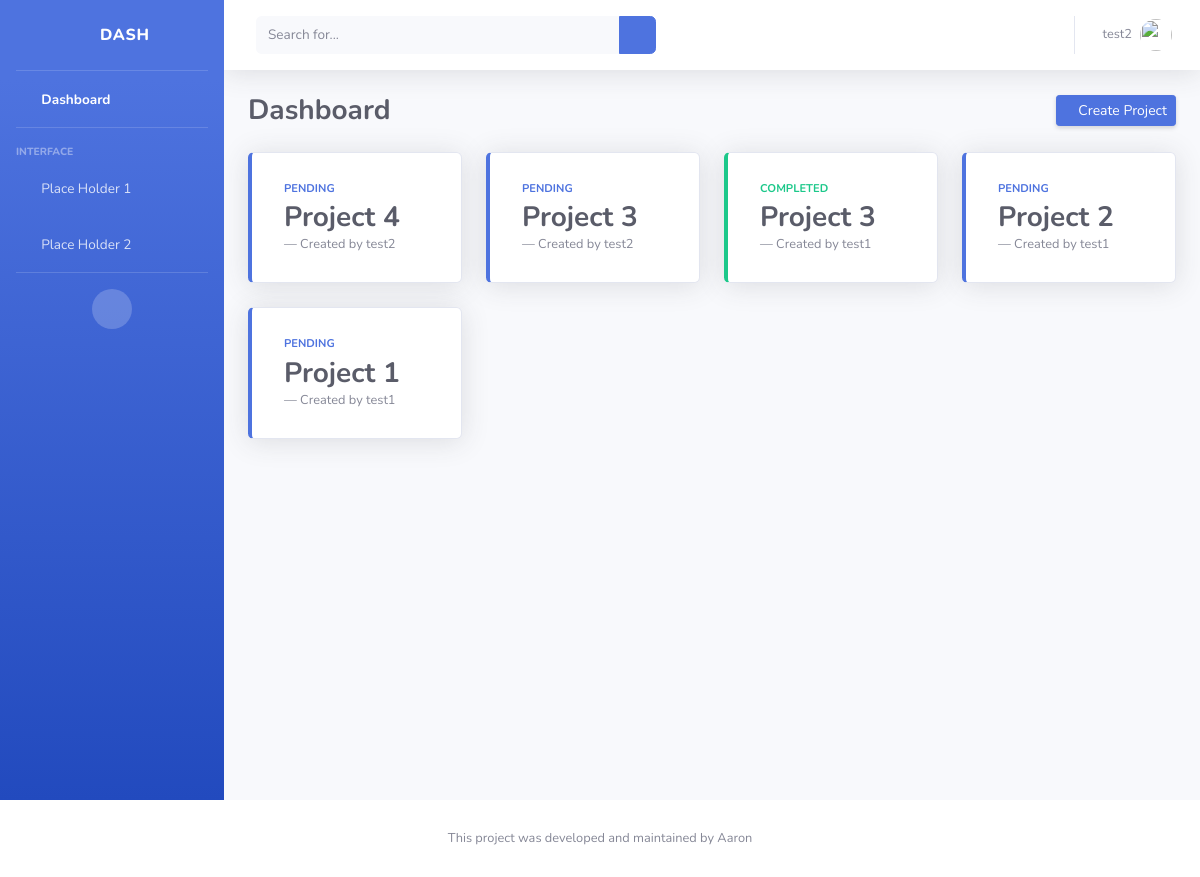
The app's page /dashboard/ (signed in) with its own data.
### webapp/models.py (models this page shows, shortened)
class Project(models.Model):
    title = models.CharField(max_length=100)
    description = models.TextField(null=True)
    date_posted = models.DateTimeField(default=timezone.now)
    user = models.ForeignKey(User, on_delete=models.CASCADE)
    TYPE_PROJECT_PENDING = 'PD'
    TYPE_PROJECT_COMPLETED = 'CP'
    TYPE_PROJECT_IN_PROGRESS = 'IP'
    TYPE_PROJECT_DROPPED = 'DP'
    PROJECT_STATUS_CHOICES = [
        (TYPE_PROJECT_PENDING, 'Pending'),
        (TYPE_PROJECT_COMPLETED, 'Completed'),
        (TYPE_PROJECT_IN_PROGRESS, 'In Progress'),
        (TYPE_PROJECT_DROPPED, 'Dropped'),
    ]
    project_status = models.CharField(
        max_length=2,
        choices=PROJECT_STATUS_CHOICES,
        default=TYPE_PROJECT_PENDING,
    )

### webapp/views/dashboard.py (the view)
# urls.py: path('dashboard/', ProjectListView.as_view(), name='dashboard'),
class ProjectListView(LoginRequiredMixin, ListView):
    model = Project
    template_name = 'dashboard/dashboard.html'
    context_object_name = 'projects'
    ordering = ['-date_posted']

### templates/dashboard/dashboard.html (shortened to what this page needs)
{%  extends "core/base.html" %}
{% block content %}
    {% load static %}
    <body id="page-top">
        <div id="wrapper">
            {% include 'core/sidebar.html' %}
            <div id="content-wrapper" class="d-flex flex-column">
                <div id="content">
                    {% include 'core/topbar.html' %}
                    <div class="container-fluid">
                        <div class="d-sm-flex align-items-center justify-content-between mb-4">
                        <h1 class="h3 mb-0 text-gray-800 font-weight-bolder">Dashboard</h1>
                        <a href="{% url 'create-project' %}" class="d-none d-sm-inline-block btn btn-sm btn-primary shadow-sm"><i class="fas fa-download fa-sm text-white-50"></i> Create Project</a>
                    </div>
                        {%  include 'dashboard/project_card.html' %}
                    </div>
                </div>
            </div>
        </div>
{% endblock content %}

### templates/core/topbar.html (shortened to what this page needs)
{% load static %}
<nav class="navbar navbar-expand navbar-light bg-white topbar mb-4 static-top shadow">
    <form
        class="d-none d-sm-inline-block form-inline mr-auto ml-md-3 my-2 my-md-0 mw-100 navbar-search">
        <div class="input-group">
            <input type="text" class="form-control bg-light border-0 small" placeholder="Search for..."
                aria-label="Search" aria-describedby="basic-addon2">
            <div class="input-group-append">
                <button class="btn btn-primary" type="button">
                    <i class="fas fa-search fa-sm"></i>
                </button>
            </div>
        </div>
    </form>
    <ul class="navbar-nav ml-auto">
        <li class="nav-item dropdown no-arrow">
            <a class="nav-link dropdown-toggle" href="#" id="userDropdown" role="button"
                data-toggle="dropdown" aria-haspopup="true" aria-expanded="false">
                <span class="mr-2 d-none d-lg-inline text-gray-600 small">{{ user.username }}</span>
                <img class="img-profile rounded-circle"
                    src={% static 'img/undraw_profile.svg' %}>
            </a>
        </li>
    </ul>
</nav>

### templates/dashboard/project_card.html
<div class="row">
    {% for project in projects %}
        <div class="col-xl-3 col-md-6 mb-4">
            <a href="{% url 'detail-project' project.id %}"
               class="btn btn-light card shadow h-100 py-2 {% if project.project_status == project.TYPE_PROJECT_PENDING %}
                    border-left-primary
                {% elif project.project_status == project.TYPE_PROJECT_COMPLETED %}
                    border-left-success
                {% elif project.project_status == project.TYPE_PROJECT_IN_PROGRESS %}
                    border-left-info
                {% else %}
                    border-left-danger
                {% endif %}">
                <div class="card-body">
                    <div class="row no-gutters align-items-center">
                        <div class="col text-left">
                            <div class="text-xs font-weight-bold text-uppercase mb-1{% if project.project_status == project.TYPE_PROJECT_PENDING %}
                                text-primary
                            {% elif project.project_status == project.TYPE_PROJECT_COMPLETED %}
                                text-success
                            {% elif project.project_status == project.TYPE_PROJECT_IN_PROGRESS %}
                                text-info
                            {% else %}
                                text-danger
                            {% endif %}">{{ project.get_project_status_display }}
                            </div>
                            <div class="h3 mb-0 font-weight-bold text-gray-800">{{ project.title }}</div>
                            <figcaption class="blockquote-footer">Created by {{ project.user }}</figcaption>
                        </div>
                        <div class="col-auto">
                            <i class="fas fa-calendar fa-2x text-gray-300"></i>
                        </div>
                    </div>
                </div>
            </a>
        </div>
    {% endfor %}
</div>

### records on screen
Project: project_status "PENDING", title "Project 4", user "test2"
Project: project_status "PENDING", title "Project 3", user "test2"
Project: project_status "COMPLETED", title "Project 3", user "test1"
Project: project_status "PENDING", title "Project 2", user "test1"
Project: project_status "PENDING", title "Project 1", user "test1"

### other values on screen
{{ user.username }} "test2"
